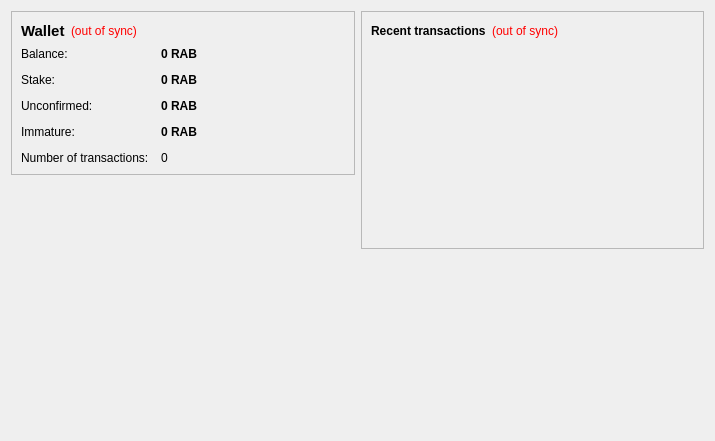
<?xml version="1.0" encoding="UTF-8"?>
<ui version="4.0">
 <class>OverviewPage</class>
 <widget class="QWidget" name="OverviewPage">
  <property name="geometry">
   <rect>
    <x>0</x>
    <y>0</y>
    <width>715</width>
    <height>441</height>
   </rect>
  </property>
  <property name="windowTitle">
   <string>Form</string>
  </property>
  <layout class="QHBoxLayout" name="horizontalLayout" stretch="1,1">
   <item>
    <layout class="QVBoxLayout" name="verticalLayout_2">
     <item>
      <widget class="QFrame" name="frame">
       <property name="frameShape">
        <enum>QFrame::StyledPanel</enum>
       </property>
       <property name="frameShadow">
        <enum>QFrame::Raised</enum>
       </property>
       <layout class="QVBoxLayout" name="verticalLayout_4">
        <item>
         <layout class="QHBoxLayout" name="horizontalLayout_4">
          <item>
           <widget class="QLabel" name="label_5">
            <property name="font">
             <font>
              <pointsize>11</pointsize>
              <weight>75</weight>
              <bold>true</bold>
             </font>
            </property>
            <property name="text">
             <string>Wallet</string>
            </property>
           </widget>
          </item>
          <item>
           <widget class="QLabel" name="labelWalletStatus">
            <property name="toolTip">
             <string>The displayed information may be out of date. Your wallet automatically synchronizes with the RainbowCoin network after a connection is established, but this process has not completed yet.</string>
            </property>
            <property name="styleSheet">
             <string notr="true">QLabel { color: red; }</string>
            </property>
            <property name="text">
             <string notr="true">(out of sync)</string>
            </property>
            <property name="alignment">
             <set>Qt::AlignLeading|Qt::AlignLeft|Qt::AlignVCenter</set>
            </property>
           </widget>
          </item>
          <item>
           <spacer name="horizontalSpacer_2">
            <property name="orientation">
             <enum>Qt::Horizontal</enum>
            </property>
            <property name="sizeHint" stdset="0">
             <size>
              <width>40</width>
              <height>20</height>
             </size>
            </property>
           </spacer>
          </item>
         </layout>
        </item>
        <item>
         <layout class="QFormLayout" name="formLayout_2">
          <property name="fieldGrowthPolicy">
           <enum>QFormLayout::AllNonFixedFieldsGrow</enum>
          </property>
          <property name="horizontalSpacing">
           <number>12</number>
          </property>
          <property name="verticalSpacing">
           <number>12</number>
          </property>
          <item row="0" column="0">
           <widget class="QLabel" name="label">
            <property name="text">
             <string>Balance:</string>
            </property>
           </widget>
          </item>
          <item row="0" column="1">
           <widget class="QLabel" name="labelBalance">
            <property name="font">
             <font>
              <weight>75</weight>
              <bold>true</bold>
             </font>
            </property>
            <property name="cursor">
             <cursorShape>IBeamCursor</cursorShape>
            </property>
            <property name="toolTip">
             <string>Your current balance</string>
            </property>
            <property name="text">
             <string notr="true">0 RAB</string>
            </property>
            <property name="textInteractionFlags">
             <set>Qt::LinksAccessibleByMouse|Qt::TextSelectableByKeyboard|Qt::TextSelectableByMouse</set>
            </property>
           </widget>
          </item>
          <item row="1" column="0">
           <widget class="QLabel" name="label_6">
            <property name="text">
             <string>Stake:</string>
            </property>
           </widget>
          </item>
          <item row="1" column="1">
           <widget class="QLabel" name="labelStake">
            <property name="font">
             <font>
              <weight>75</weight>
              <bold>true</bold>
             </font>
            </property>
            <property name="cursor">
             <cursorShape>IBeamCursor</cursorShape>
            </property>
            <property name="toolTip">
             <string>Total of coins that was staked, and do not yet count toward the current balance</string>
            </property>
            <property name="text">
             <string notr="true">0 RAB</string>
            </property>
            <property name="textInteractionFlags">
             <set>Qt::LinksAccessibleByMouse|Qt::TextSelectableByKeyboard|Qt::TextSelectableByMouse</set>
            </property>
           </widget>
          </item>
          <item row="2" column="0">
           <widget class="QLabel" name="label_3">
            <property name="text">
             <string>Unconfirmed:</string>
            </property>
           </widget>
          </item>
          <item row="2" column="1">
           <widget class="QLabel" name="labelUnconfirmed">
            <property name="font">
             <font>
              <weight>75</weight>
              <bold>true</bold>
             </font>
            </property>
            <property name="cursor">
             <cursorShape>IBeamCursor</cursorShape>
            </property>
            <property name="toolTip">
             <string>Total of transactions that have yet to be confirmed, and do not yet count toward the current balance</string>
            </property>
            <property name="text">
             <string notr="true">0 RAB</string>
            </property>
            <property name="textInteractionFlags">
             <set>Qt::LinksAccessibleByMouse|Qt::TextSelectableByKeyboard|Qt::TextSelectableByMouse</set>
            </property>
           </widget>
          </item>
          <item row="3" column="0">
           <widget class="QLabel" name="labelImmatureText">
            <property name="text">
             <string>Immature:</string>
            </property>
           </widget>
          </item>
          <item row="3" column="1">
           <widget class="QLabel" name="labelImmature">
            <property name="font">
             <font>
              <weight>75</weight>
              <bold>true</bold>
             </font>
            </property>
            <property name="toolTip">
             <string>Mined balance that has not yet matured</string>
            </property>
            <property name="text">
             <string notr="true">0 RAB</string>
            </property>
            <property name="textInteractionFlags">
             <set>Qt::LinksAccessibleByMouse|Qt::TextSelectableByKeyboard|Qt::TextSelectableByMouse</set>
            </property>
           </widget>
          </item>
          <item row="4" column="0">
           <widget class="QLabel" name="label_2">
            <property name="text">
             <string>Number of transactions:</string>
            </property>
           </widget>
          </item>
          <item row="4" column="1">
           <widget class="QLabel" name="labelNumTransactions">
            <property name="toolTip">
             <string>Total number of transactions in wallet</string>
            </property>
            <property name="text">
             <string notr="true">0</string>
            </property>
           </widget>
          </item>
         </layout>
        </item>
       </layout>
      </widget>
     </item>
     <item>
      <spacer name="verticalSpacer">
       <property name="orientation">
        <enum>Qt::Vertical</enum>
       </property>
       <property name="sizeHint" stdset="0">
        <size>
         <width>20</width>
         <height>40</height>
        </size>
       </property>
      </spacer>
     </item>
     <item>
      <widget class="QLabel" name="label_6">
       <property name="text">
        <string/>
       </property>
       <property name="pixmap">
        <pixmap resource="../bitcoin.qrc">:/images/backg</pixmap>
       </property>
       <property name="scaledContents">
        <bool>false</bool>
       </property>
       <property name="alignment">
        <set>Qt::AlignCenter</set>
       </property>
       <property name="margin">
        <number>-2</number>
       </property>
      </widget>
     </item>
    </layout>
   </item>
   <item>
    <layout class="QVBoxLayout" name="verticalLayout_3">
     <item>
      <widget class="QFrame" name="frame_2">
       <property name="frameShape">
        <enum>QFrame::StyledPanel</enum>
       </property>
       <property name="frameShadow">
        <enum>QFrame::Raised</enum>
       </property>
       <layout class="QVBoxLayout" name="verticalLayout">
        <item>
         <layout class="QHBoxLayout" name="horizontalLayout_2">
          <item>
           <widget class="QLabel" name="label_4">
            <property name="text">
             <string>&lt;b&gt;Recent transactions&lt;/b&gt;</string>
            </property>
           </widget>
          </item>
          <item>
           <widget class="QLabel" name="labelTransactionsStatus">
            <property name="toolTip">
             <string>The displayed information may be out of date. Your wallet automatically synchronizes with the RainbowCoin network after a connection is established, but this process has not completed yet.</string>
            </property>
            <property name="styleSheet">
             <string notr="true">QLabel { color: red; }</string>
            </property>
            <property name="text">
             <string notr="true">(out of sync)</string>
            </property>
            <property name="alignment">
             <set>Qt::AlignRight|Qt::AlignTrailing|Qt::AlignVCenter</set>
            </property>
           </widget>
          </item>
          <item>
           <spacer name="horizontalSpacer">
            <property name="orientation">
             <enum>Qt::Horizontal</enum>
            </property>
            <property name="sizeHint" stdset="0">
             <size>
              <width>40</width>
              <height>20</height>
             </size>
            </property>
           </spacer>
          </item>
         </layout>
        </item>
        <item>
         <widget class="QListView" name="listTransactions">
          <property name="styleSheet">
           <string notr="true">QListView { background: transparent; }</string>
          </property>
          <property name="frameShape">
           <enum>QFrame::NoFrame</enum>
          </property>
          <property name="verticalScrollBarPolicy">
           <enum>Qt::ScrollBarAlwaysOff</enum>
          </property>
          <property name="horizontalScrollBarPolicy">
           <enum>Qt::ScrollBarAlwaysOff</enum>
          </property>
          <property name="selectionMode">
           <enum>QAbstractItemView::NoSelection</enum>
          </property>
         </widget>
        </item>
       </layout>
      </widget>
     </item>
     <item>
      <spacer name="verticalSpacer_2">
       <property name="orientation">
        <enum>Qt::Vertical</enum>
       </property>
       <property name="sizeHint" stdset="0">
        <size>
         <width>20</width>
         <height>40</height>
        </size>
       </property>
      </spacer>
     </item>
    </layout>
   </item>
  </layout>
 </widget>
 <resources>
  <include location="../bitcoin.qrc"/>
 </resources>
 <connections/>
</ui>
